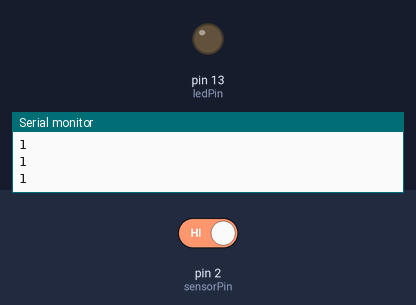
Recording of a sketch running on a simulated Arduino Uno, built with avr-gcc and run on an emulated ATmega328P. On the bench: output pins drawn as LEDs (lit = HIGH), the last lines printed to the serial monitor. The inputs (shaded band) are chosen by the test bench; at power-on: pin 2 (sensorPin) HIGH.

Above: at 1.2 s.
1.3 s: pin 2 (sensorPin) driven LOW
At 1.7 s:
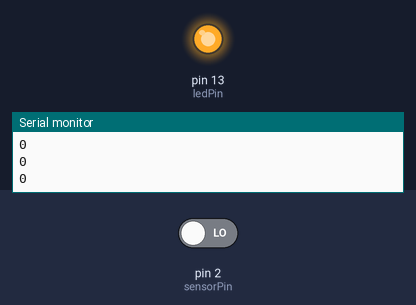
2.8 s: pin 2 (sensorPin) driven HIGH
At 4.1 s:
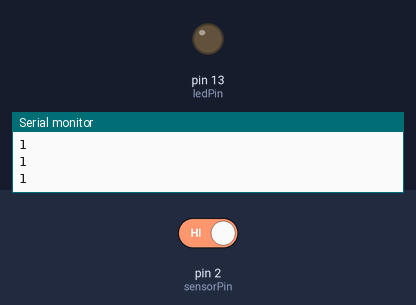
Timing chart, 0 to 5.8 s (numbered marks = the images above; inputs shaded):
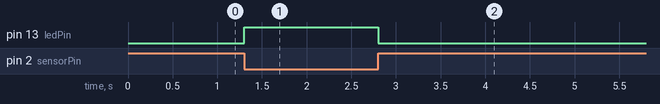

The sketch:

LED-Button_control.ino
```cpp
int sensorPin = 2;
int ledPin = 13;
int sensorWert;

void setup() {
  // put your setup code here, to run once:
  pinMode(sensorPin, INPUT);
  pinMode(ledPin, OUTPUT);
  Serial.begin(9600);
}

void loop() {
  sensorWert = digitalRead(sensorPin);
  if (sensorWert == 0) {
    digitalWrite(ledPin, HIGH);
  } else {
    digitalWrite(ledPin, LOW);
  }
  Serial.println(sensorWert);
  delay(100);
}
```

Measured:
- after the input at 1.3 s, pin 13 (ledPin): LOW → HIGH at once
- after the input at 2.8 s, pin 13 (ledPin): HIGH → LOW at once
